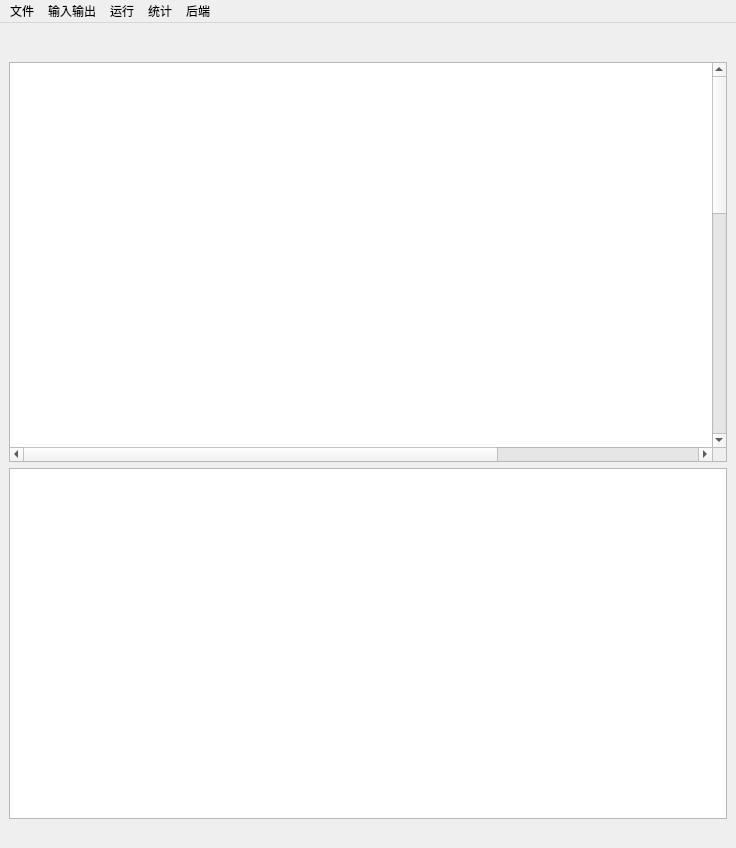
<?xml version="1.0" encoding="UTF-8"?>
<ui version="4.0">
 <class>MainWindow</class>
 <widget class="QMainWindow" name="MainWindow">
  <property name="geometry">
   <rect>
    <x>0</x>
    <y>0</y>
    <width>736</width>
    <height>848</height>
   </rect>
  </property>
  <property name="sizePolicy">
   <sizepolicy hsizetype="Preferred" vsizetype="Preferred">
    <horstretch>0</horstretch>
    <verstretch>0</verstretch>
   </sizepolicy>
  </property>
  <property name="minimumSize">
   <size>
    <width>0</width>
    <height>0</height>
   </size>
  </property>
  <property name="sizeIncrement">
   <size>
    <width>0</width>
    <height>0</height>
   </size>
  </property>
  <property name="baseSize">
   <size>
    <width>600</width>
    <height>800</height>
   </size>
  </property>
  <property name="windowTitle">
   <string>SG-LogicalCircuit</string>
  </property>
  <property name="iconSize">
   <size>
    <width>24</width>
    <height>24</height>
   </size>
  </property>
  <widget class="QWidget" name="centralwidget">
   <layout class="QHBoxLayout" name="horizontalLayout_2">
    <item>
     <layout class="QVBoxLayout" name="verticalLayout_2">
      <item>
       <spacer name="horizontalSpacer">
        <property name="orientation">
         <enum>Qt::Horizontal</enum>
        </property>
        <property name="sizeType">
         <enum>QSizePolicy::Minimum</enum>
        </property>
        <property name="sizeHint" stdset="0">
         <size>
          <width>20</width>
          <height>10</height>
         </size>
        </property>
       </spacer>
      </item>
      <item>
       <layout class="QVBoxLayout" name="verticalLayout">
        <item>
         <spacer name="verticalSpacer">
          <property name="orientation">
           <enum>Qt::Vertical</enum>
          </property>
          <property name="sizeType">
           <enum>QSizePolicy::Maximum</enum>
          </property>
          <property name="sizeHint" stdset="0">
           <size>
            <width>20</width>
            <height>20</height>
           </size>
          </property>
         </spacer>
        </item>
        <item>
         <widget class="QGraphicsView" name="Graph">
          <property name="sizePolicy">
           <sizepolicy hsizetype="Expanding" vsizetype="Maximum">
            <horstretch>0</horstretch>
            <verstretch>0</verstretch>
           </sizepolicy>
          </property>
          <property name="minimumSize">
           <size>
            <width>400</width>
            <height>400</height>
           </size>
          </property>
          <property name="backgroundBrush">
           <brush brushstyle="NoBrush">
            <color alpha="255">
             <red>255</red>
             <green>12</green>
             <blue>3</blue>
            </color>
           </brush>
          </property>
          <property name="foregroundBrush">
           <brush brushstyle="NoBrush">
            <color alpha="255">
             <red>255</red>
             <green>0</green>
             <blue>0</blue>
            </color>
           </brush>
          </property>
          <property name="sceneRect">
           <rectf>
            <x>0.000000000000000</x>
            <y>0.000000000000000</y>
            <width>1000.000000000000000</width>
            <height>1000.000000000000000</height>
           </rectf>
          </property>
         </widget>
        </item>
        <item>
         <widget class="QTextEdit" name="textEdit">
          <property name="sizePolicy">
           <sizepolicy hsizetype="Expanding" vsizetype="Minimum">
            <horstretch>0</horstretch>
            <verstretch>0</verstretch>
           </sizepolicy>
          </property>
          <property name="minimumSize">
           <size>
            <width>0</width>
            <height>268</height>
           </size>
          </property>
          <property name="readOnly">
           <bool>true</bool>
          </property>
         </widget>
        </item>
        <item>
         <spacer name="verticalSpacer_5">
          <property name="orientation">
           <enum>Qt::Vertical</enum>
          </property>
          <property name="sizeType">
           <enum>QSizePolicy::Minimum</enum>
          </property>
          <property name="sizeHint" stdset="0">
           <size>
            <width>20</width>
            <height>20</height>
           </size>
          </property>
         </spacer>
        </item>
       </layout>
      </item>
     </layout>
    </item>
   </layout>
  </widget>
  <widget class="QMenuBar" name="menubar">
   <property name="geometry">
    <rect>
     <x>0</x>
     <y>0</y>
     <width>736</width>
     <height>23</height>
    </rect>
   </property>
   <widget class="QMenu" name="menu">
    <property name="title">
     <string>文件</string>
    </property>
    <addaction name="separator"/>
    <addaction name="separator"/>
    <addaction name="load"/>
    <addaction name="closeCircuitScript"/>
   </widget>
   <widget class="QMenu" name="menu_2">
    <property name="title">
     <string>输入输出</string>
    </property>
    <addaction name="setLine"/>
    <addaction name="resetTrigger"/>
   </widget>
   <widget class="QMenu" name="menu_4">
    <property name="title">
     <string>运行</string>
    </property>
    <addaction name="run"/>
    <addaction name="truthTable"/>
    <addaction name="stateTruthTable"/>
    <addaction name="run2"/>
   </widget>
   <widget class="QMenu" name="menu_5">
    <property name="title">
     <string>统计</string>
    </property>
    <addaction name="elementCount"/>
    <addaction name="lineComplexity"/>
   </widget>
   <widget class="QMenu" name="menu_3">
    <property name="title">
     <string>后端</string>
    </property>
    <addaction name="routerCmd"/>
   </widget>
   <addaction name="menu"/>
   <addaction name="menu_2"/>
   <addaction name="menu_4"/>
   <addaction name="menu_5"/>
   <addaction name="menu_3"/>
  </widget>
  <action name="load">
   <property name="text">
    <string>加载电路脚本</string>
   </property>
  </action>
  <action name="setLine">
   <property name="text">
    <string>设定线路变量值</string>
   </property>
  </action>
  <action name="resetTrigger">
   <property name="text">
    <string>重置触发器状态</string>
   </property>
  </action>
  <action name="run">
   <property name="text">
    <string>运行</string>
   </property>
  </action>
  <action name="truthTable">
   <property name="text">
    <string>真值表</string>
   </property>
  </action>
  <action name="stateTruthTable">
   <property name="text">
    <string>状态转移真值表</string>
   </property>
  </action>
  <action name="run2">
   <property name="text">
    <string>电路结构图</string>
   </property>
   <property name="toolTip">
    <string>电路结构图</string>
   </property>
  </action>
  <action name="elementCount">
   <property name="text">
    <string>元件计数</string>
   </property>
  </action>
  <action name="lineComplexity">
   <property name="text">
    <string>线路复杂度</string>
   </property>
  </action>
  <action name="closeCircuitScript">
   <property name="text">
    <string>关闭当前电路脚本</string>
   </property>
  </action>
  <action name="routerCmd">
   <property name="text">
    <string>启动布线后端命令行</string>
   </property>
  </action>
 </widget>
 <resources/>
 <connections/>
</ui>
